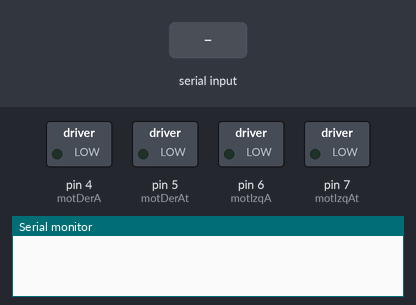
A sketch run on a simulated Arduino Uno, built with avr-gcc and run on an emulated ATmega328P. Shown: switched loads named in the sketch (green lamp = pin HIGH), the last lines printed to the serial monitor. Inputs (shaded band) come from the test bench.

Above: at 1.2 s.
1.3 s: "a" received over Serial
At 2.5 s:
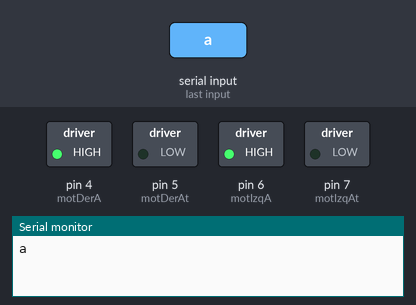
2.8 s: "b" received over Serial
At 3.8 s:
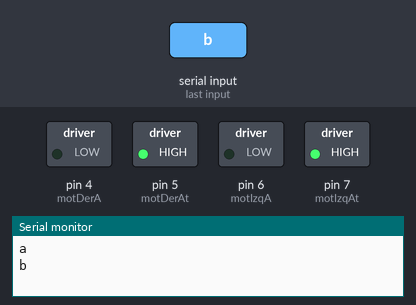
4.3 s: "r" received over Serial
At 4.9 s:
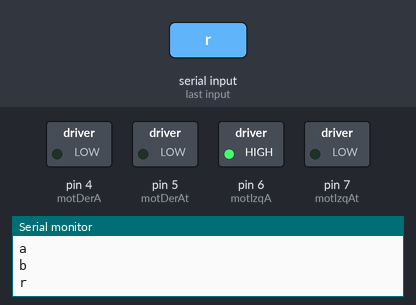
5.8 s: "l" received over Serial
At 6.1 s:
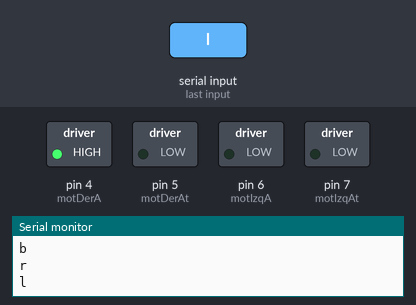
7.3 s: "g" received over Serial
At 8.4 s:
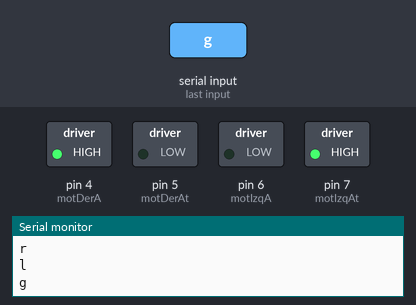
Timing chart, 0 to 9.8 s (numbered marks = the images above; inputs shaded):
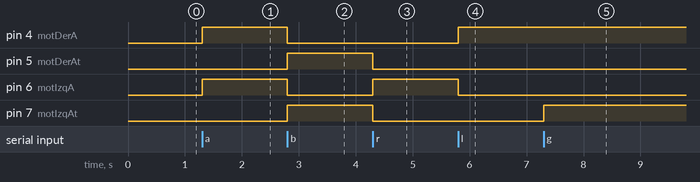

Measured:
- after the input at 1.3 s, pin 4 (motDerA), pin 6 (motIzqA): LOW → HIGH at once
- after the input at 2.8 s, pin 4 (motDerA), pin 6 (motIzqA): HIGH → LOW at once; pin 5 (motDerAt), pin 7 (motIzqAt): LOW → HIGH at once
- after the input at 4.3 s, pin 5 (motDerAt), pin 7 (motIzqAt): HIGH → LOW at once; pin 6 (motIzqA): LOW → HIGH at once
- after the input at 5.8 s, pin 4 (motDerA): LOW → HIGH at once; pin 6 (motIzqA): HIGH → LOW at once
- after the input at 7.3 s, pin 7 (motIzqAt): LOW → HIGH at once

The sketch:

robot_bluetooth.ino
```cpp
byte motDerA = 4, motDerAt = 5, motIzqA = 6, motIzqAt = 7;
char dato = 0;
void setup() {
  Serial.begin(9600);
  for(byte i = 4; i < 8; i++){
    pinMode(i,OUTPUT);
  }

}

void loop() {
   if(Serial.available()){
      dato=Serial.read();
      Serial.println(dato);
   }

   switch (dato){
    case 'a':
      adelante();
      break;

    case 'b':
      atras();
      break;

    case 'r':
      derecha();
      break;

    case 'l':
      izquierda();
      break;

    case 'g':
      giro360();
      break;

    default:
      parar();
      break;

   }


}

void adelante(){
  digitalWrite(motDerA,1);  digitalWrite(motIzqA,1);
  digitalWrite(motDerAt,0); digitalWrite(motIzqAt,0);
}

void atras(){
  digitalWrite(motDerA,0);  digitalWrite(motIzqA,0);
  digitalWrite(motDerAt,1); digitalWrite(motIzqAt,1);
}

void derecha(){
  digitalWrite(motDerA,0);  digitalWrite(motIzqA,1);
  digitalWrite(motDerAt,0); digitalWrite(motIzqAt,0);
}

void izquierda(){
  digitalWrite(motDerA,1);  digitalWrite(motIzqA,0);
  digitalWrite(motDerAt,0); digitalWrite(motIzqAt,0);
}

void giro360(){
  digitalWrite(motDerA,1);  digitalWrite(motIzqA,0);
  digitalWrite(motDerAt,0); digitalWrite(motIzqAt,1);
}

void parar(){
  digitalWrite(motDerA,0);  digitalWrite(motIzqA,0);
  digitalWrite(motDerAt,0); digitalWrite(motIzqAt,0);
}
```
